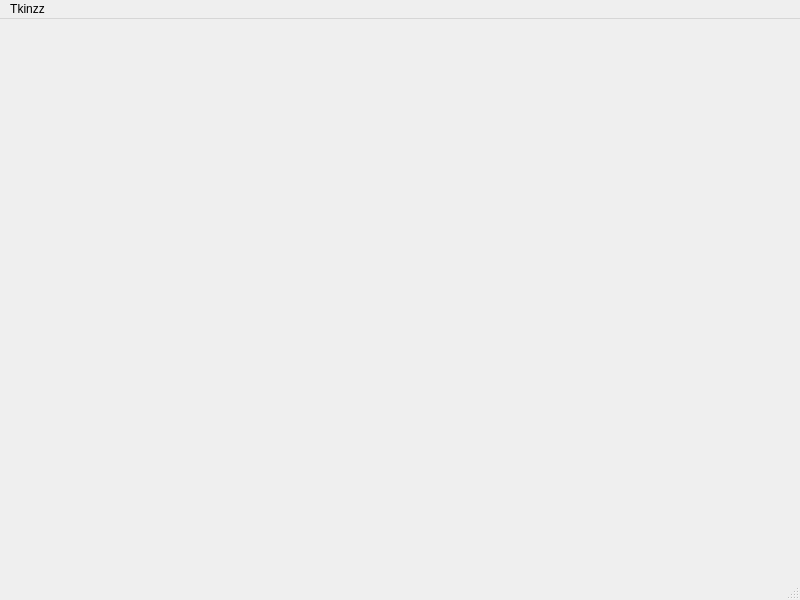
<?xml version="1.0" encoding="UTF-8"?>
<ui version="4.0">
 <class>MainWindow</class>
 <widget class="QMainWindow" name="MainWindow">
  <property name="geometry">
   <rect>
    <x>0</x>
    <y>0</y>
    <width>800</width>
    <height>600</height>
   </rect>
  </property>
  <property name="windowTitle">
   <string>MainWindow</string>
  </property>
  <widget class="QWidget" name="centralwidget"/>
  <widget class="QMenuBar" name="menubar">
   <property name="geometry">
    <rect>
     <x>0</x>
     <y>0</y>
     <width>800</width>
     <height>26</height>
    </rect>
   </property>
   <widget class="QMenu" name="menuTkinzz">
    <property name="title">
     <string>Tkinzz</string>
    </property>
   </widget>
   <addaction name="menuTkinzz"/>
  </widget>
  <widget class="QStatusBar" name="statusbar"/>
 </widget>
 <resources/>
 <connections/>
</ui>
